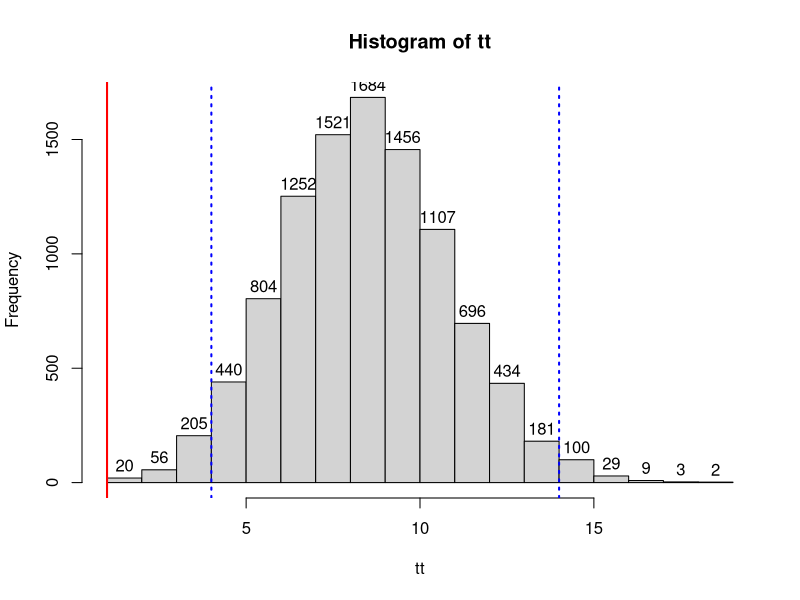

Recreate this plot in R.
# written by G. Magoga, giulia.magoga@unimi.it


### test statistical significance of microorganisms co-presence in the same host

data=read.csv("example.csv", sep=";") #read data frame

#absence, presence, coocurrence
rs=table(rowSums(data)) # calculate absence, presence, co-presence values from real data 


# create a null model
d1=data.frame(replicate(9999,sample(data[,1]))) #create a distribution permuting 9,999 times presence/absence first column of the dataframe
d2=data.frame(replicate(9999,sample(data[,2]))) #create a distribution permuting 9,999 times presence/absence second column of the dataframe


# Evaluate co-presence in null model 
t=list()

for (i in seq(length(d1))){
 t[[i]]=table(d1[i] + d2[i]) } #register absence, presence, co-presence in pairs of columns from d1 and d2
 
tt=vector()

for (i in seq(length(d1))){
tt[i]=t[[i]][3]} # Extract co-presence from the list of absence, presence, co-presence

tt[is.na(tt)] <- 0 


# Print results
rs # real data absence, presence, co-presence 

table(tt) # null model co-presence 

summary(tt) # statistics on null model co-presence distribution 

quantile(tt, probs = c(0.025, 0.5, 0.975)) # Estimate from null model distribution 2.5 50 and 97.5 percentiles


# Visualize results
hist(tt,labels=T, breaks=max(tt), xlim = range(min(tt),max(tt))) #histogram of co-presence distribution from null model
abline(v=rs[3],lwd=2,col="red") # plot red line for showing real data co-presence value
abline(v=quantile(tt, probs = c(0.025,  0.975)), lwd=2,col="blue", lty=3) # plot blue lines for showing 2.5 and 97.5 percentiles of null distribution



